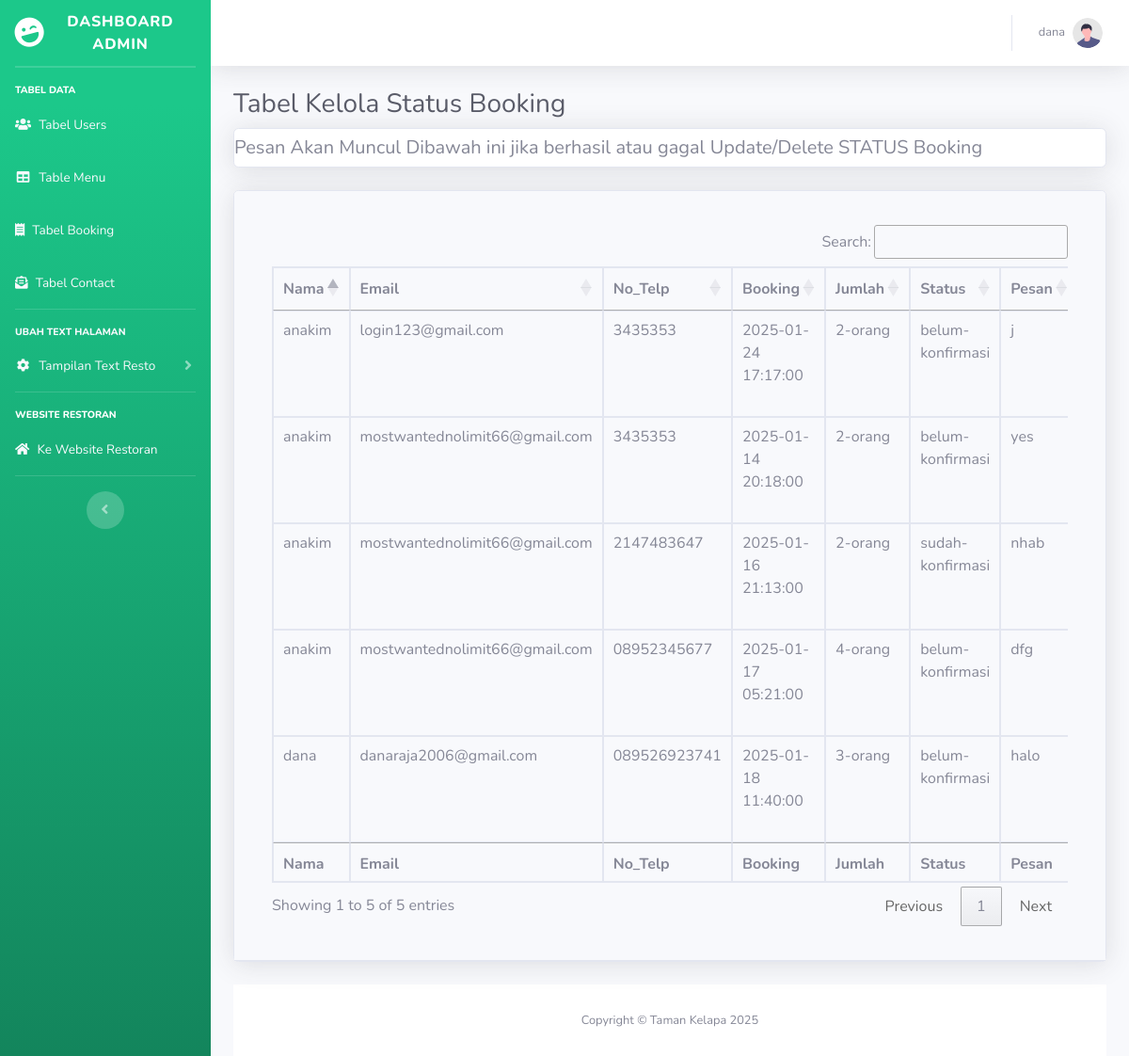
Page /adminform/tb_booking.php (signed in) on the committed database.
### tables this page shows
CREATE TABLE `bookings` (
  `id` int(11) NOT NULL,
  `nama_customer` varchar(255) NOT NULL,
  `email` varchar(100) NOT NULL,
  `no_telp` varchar(14) NOT NULL,
  `waktu` datetime NOT NULL,
  `jumlah_tamu` enum('1-orang','2-orang','3-orang','4-orang','5-orang-lebih') NOT NULL,
  `status` enum('belum-konfirmasi','sudah-konfirmasi') NOT NULL,
  `pesan` varchar(255) NOT NULL,
  `created_at` timestamp NOT NULL DEFAULT current_timestamp(),
  `updated_at` timestamp NOT NULL DEFAULT current_timestamp() ON UPDATE current_timestamp()
);

### adminform/tb_booking.php (the view, shortened to what this page needs)
<?php
include 'partials/header.php';
?>
        <div id="content-wrapper" class="d-flex flex-column">
            <div id="content">
                <nav class="navbar navbar-expand navbar-light bg-white topbar mb-4 static-top shadow">
                    <ul class="navbar-nav ml-auto">
                        <li class="nav-item dropdown no-arrow">
                            <a class="nav-link dropdown-toggle" href="#" id="userDropdown" role="button"
                                data-toggle="dropdown" aria-haspopup="true" aria-expanded="false">
                                <span class="mr-2 d-none d-lg-inline text-gray-600 small"><?= $_SESSION['username']?></span>
                                <img class="img-profile rounded-circle"
                                    src="img/undraw_profile.svg">
                            </a>
                        </li>
                    </ul>
                </nav>
                <div class="container-fluid">
                    <h1 class="h3 mb-2 text-gray-800">Tabel Kelola Status Booking</h1>
                    <div class="card shadow mb-4">
                        <h3 class="h5 mb-2 mt-2">Pesan Akan Muncul Dibawah ini jika berhasil atau gagal Update/Delete STATUS Booking</h3>
                    </div>
                    <div class="card shadow mb-4">
                        <div class="card-header py-3">
                        <div class="card-body">
                            <div class="table-responsive">
                                <table class="table table-bordered" id="dataTable2" width="100%" cellspacing="0">
                                    <thead>
                                        <tr>
                                            <th>Nama</th>
                                            <th>Email</th>
                                            <th>No_Telp</th>
                                            <th>Booking</th>
                                            <th>Jumlah</th>
                                            <th>Status</th>
                                            <th>Pesan</th>
                                        </tr>
                                    </thead>
                                    <tfoot>
                                        <tr>
                                            <th>Nama</th>
                                            <th>Email</th>
                                            <th>No_Telp</th>
                                            <th>Booking</th>
                                            <th>Jumlah</th>
                                            <th>Status</th>
                                            <th>Pesan</th>
                                        </tr>
                                    </tfoot>
                                    <tbody>
                                        <?php
                                        $query = "SELECT * FROM bookings";
                                        $tampilkan = mysqli_query($koneksi,$query);
                                        while($data = $tampilkan->fetch_assoc()):?>
                                        <tr>
                                            <td><?= $data['nama_customer']?></td>
                                            <td><?= $data['email']?></td>
                                            <td><?= $data['no_telp']?></td>
                                            <td><?= $data['waktu']?></td>
                                            <td><?= $data['jumlah_tamu']?></td>
                                            <td><?= $data['status']?></td>
                                            <td><?= $data['pesan']?></td>
                                        </tr>
                                        <?php endwhile; ?>
                                    </tbody>
                                </table>
                            </div>
                        </div>
                    </div>
                </div>
    <?php include 'partials/footer.php'?>

### rows in the picture
bookings: nama_customer "anakim", email "login123@gmail.com", no_telp "3435353", waktu "2025-01-24 17:17:00", jumlah_tamu "2-orang", status "belum-konfirmasi", pesan "j"
bookings: nama_customer "anakim", email "mostwantednolimit66@gmail.com", no_telp "3435353", waktu "2025-01-14 20:18:00", jumlah_tamu "2-orang", status "belum-konfirmasi", pesan "yes"
bookings: nama_customer "anakim", email "mostwantednolimit66@gmail.com", no_telp "2147483647", waktu "2025-01-16 21:13:00", jumlah_tamu "2-orang", status "sudah-konfirmasi", pesan "nhab"
bookings: nama_customer "anakim", email "mostwantednolimit66@gmail.com", no_telp "08952345677", waktu "2025-01-17 05:21:00", jumlah_tamu "4-orang", status "belum-konfirmasi", pesan "dfg"
bookings: nama_customer "dana", email "danaraja2006@gmail.com", no_telp "089526923741", waktu "2025-01-18 11:40:00", jumlah_tamu "3-orang", status "belum-konfirmasi", pesan "halo"

### other values in the picture
$_SESSION['username'] "dana"
